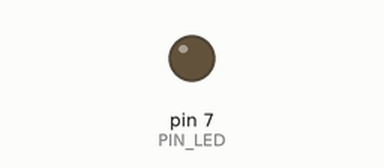
The sketch below on a simulated Arduino Uno, built with avr-gcc and run on an emulated ATmega328P. Shown: output pins drawn as LEDs (lit = HIGH). At 2.7 s the program stops and its outputs stay as they are.

Above: at 1.0 s.
At 2.55 s:
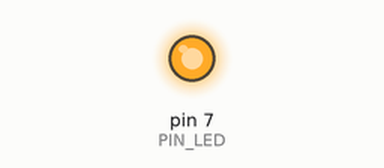
Timing chart, 0 to 3.5 s (numbered marks = the images above):
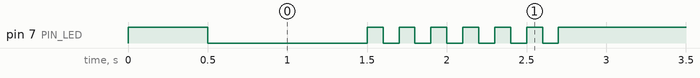

The sketch:

05_practice_2.ino
```cpp
#define PIN_LED 7
unsigned int count, toggle;

void setup(){
  pinMode(PIN_LED, OUTPUT);
  digitalWrite(PIN_LED, HIGH);
  delay(500);
}

void loop(){
  digitalWrite(PIN_LED, LOW);
  delay(1000);

  for(int i=0; i<=5; i++){
  digitalWrite(PIN_LED, HIGH);
  delay(100);
  digitalWrite(PIN_LED, LOW);
  delay(100);
  }

  digitalWrite(PIN_LED, HIGH);
  while(1){}
}
```

Measured:
- by itself, pin 7 (PIN_LED): repeats every 0.20 s: HIGH 0.10 s, LOW 0.10 s, until it stays HIGH from 2.7 s
